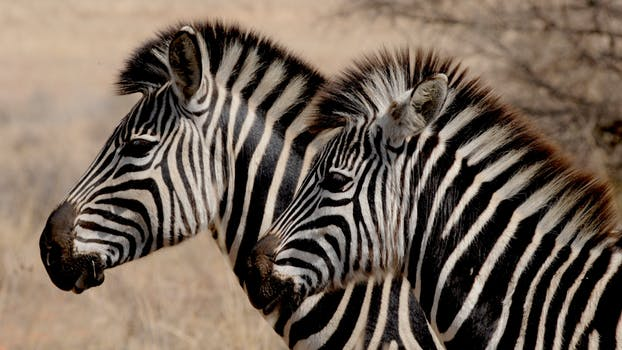
#> input picture images/zebras.jpg, 622 x 350 px
$ jupyter execute 'Chương 8.ipynb'
#> lines starting #> are read from the running program, lines starting #| are printed output that depends on the picture; after the words box and inside, x2 and y2 are one past the last pixel; in counts of white or black regions, pixels touching at a corner belong together
[cell 1]
import numpy as np
import matplotlib.pyplot as plt
from skimage import filters, io
from skimage.color import rgb2gray
import os

# Bước 1: Đọc ảnh và chuyển sang grayscale
img = io.imread('images/zebras.jpg')  # Đọc ảnh
#> img is the input picture: shape (350, 622, 3); mean R, G, B 116, 101.3, 88.7
img_gray = rgb2gray(img)  # Chuyển ảnh sang grayscale
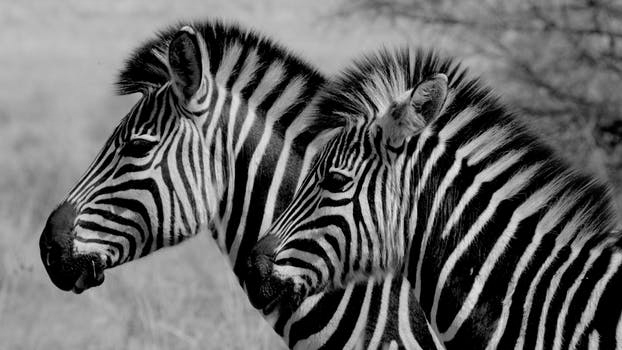
#> img_gray: shape (350, 622) float64; min 0, max 0.921, mean 0.406

# Bước 2: Áp dụng Otsu's thresholding để phân đoạn ảnh
thresh = filters.threshold_otsu(img_gray)  # Tính toán ngưỡng Otsu
#> thresh = 0.358
img_binary = img_gray > thresh  # Phân đoạn ảnh dựa trên ngưỡng Otsu
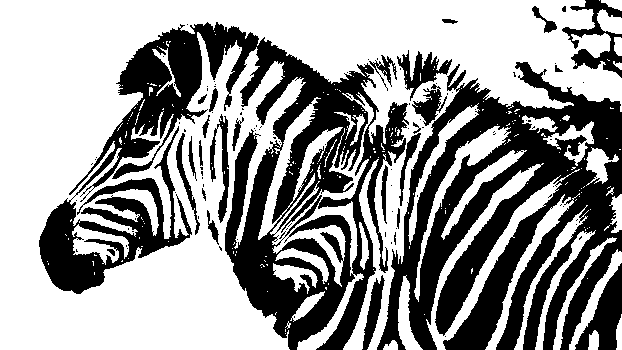
#> img_binary: shape (350, 622) bool; 59.7% white; 114 black regions (87 under 20 px), largest, box (x1, y1, x2, y2) and area: (39, 22, 409, 350) 42560, (377, 62, 622, 350) 35996, (575, 263, 622, 350) 1866

# Bước 3: Hiển thị ảnh gốc và ảnh đã phân đoạn
plt.figure(figsize=(20, 10))

# Hiển thị ảnh gốc
plt.subplot(131)
plt.imshow(img_gray, cmap='gray')
plt.axis('off')
plt.title('Original Image (Grayscale)', size=20)

# Hiển thị ảnh sau phân đoạn (binary image)
plt.subplot(132)
plt.imshow(img_binary, cmap='gray')
plt.axis('off')
plt.title('After Otsu Thresholding', size=20)

# Hiển thị histogram của ảnh
plt.subplot(133)
plt.hist(img_gray.ravel(), bins=256, histtype='step', color='black')
plt.axvline(x=thresh, color='red', linestyle='--')
plt.title('Histogram with Otsu Threshold', size=20)

plt.show()
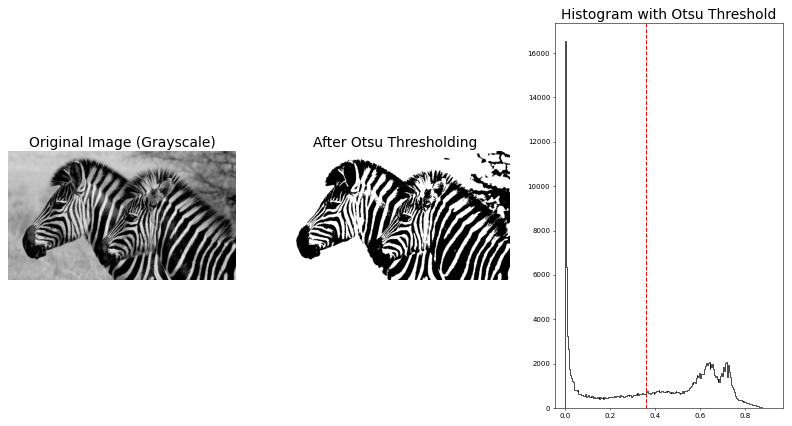
#> figure drawn by matplotlib, 3 panels

# Bước 4: Lưu ảnh đã phân đoạn
output_folder = 'output_images'
output_path_binary = os.path.join(output_folder, 'chuong_8(3).png')
plt.imsave(output_path_binary, img_binary, cmap='gray')  # Lưu ảnh nhị phân

$ run again, with images/aero.jpg copied over images/zebras.jpg
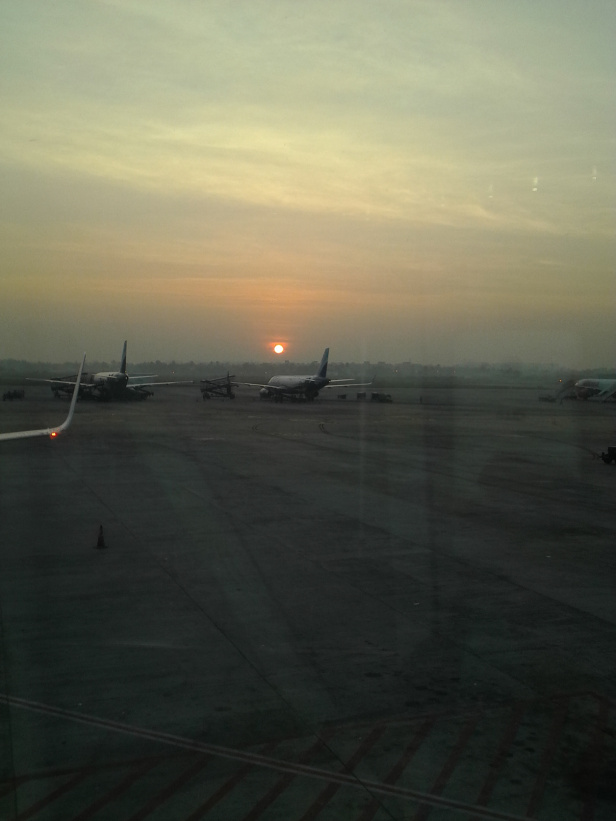
#> input picture images/aero.jpg, 616 x 821 px
#> img is the input picture: shape (821, 616, 3); mean R, G, B 96.6, 97, 80.1
#> thresh = 0.405
#> `img_binary = img_gray > thresh`:
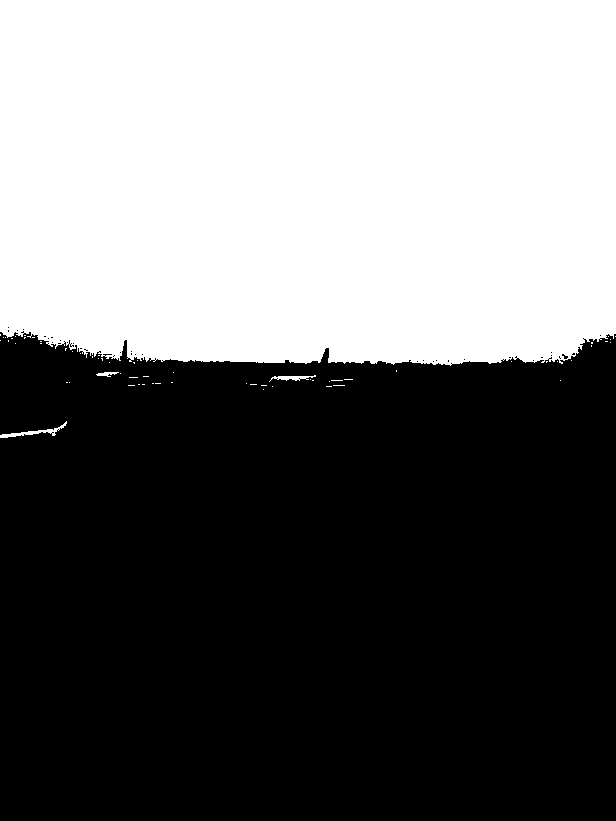
#> img_binary: shape (821, 616) bool; 43.6% white; 64 white regions (60 under 20 px), largest, box (x1, y1, x2, y2) and area: (0, 0, 616, 366) 219769, (0, 421, 67, 438) 235, (269, 375, 316, 382) 141, (96, 372, 119, 377) 65
#> `plt.show()`:
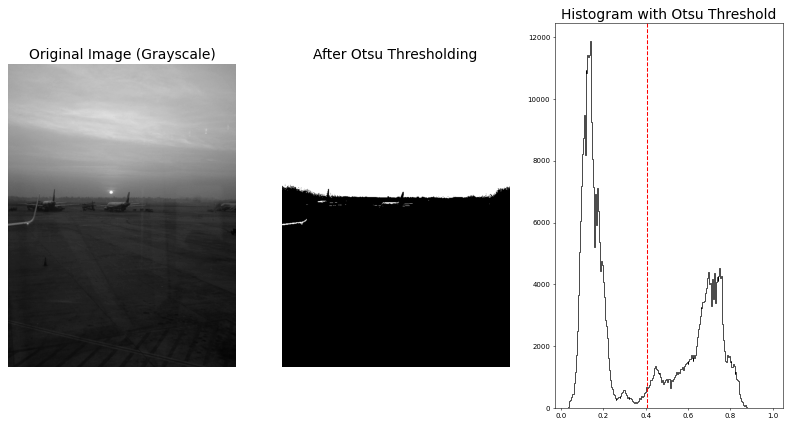
#> figure drawn by matplotlib, 3 panels

$ run again, with images/bisons.jpg copied over images/zebras.jpg
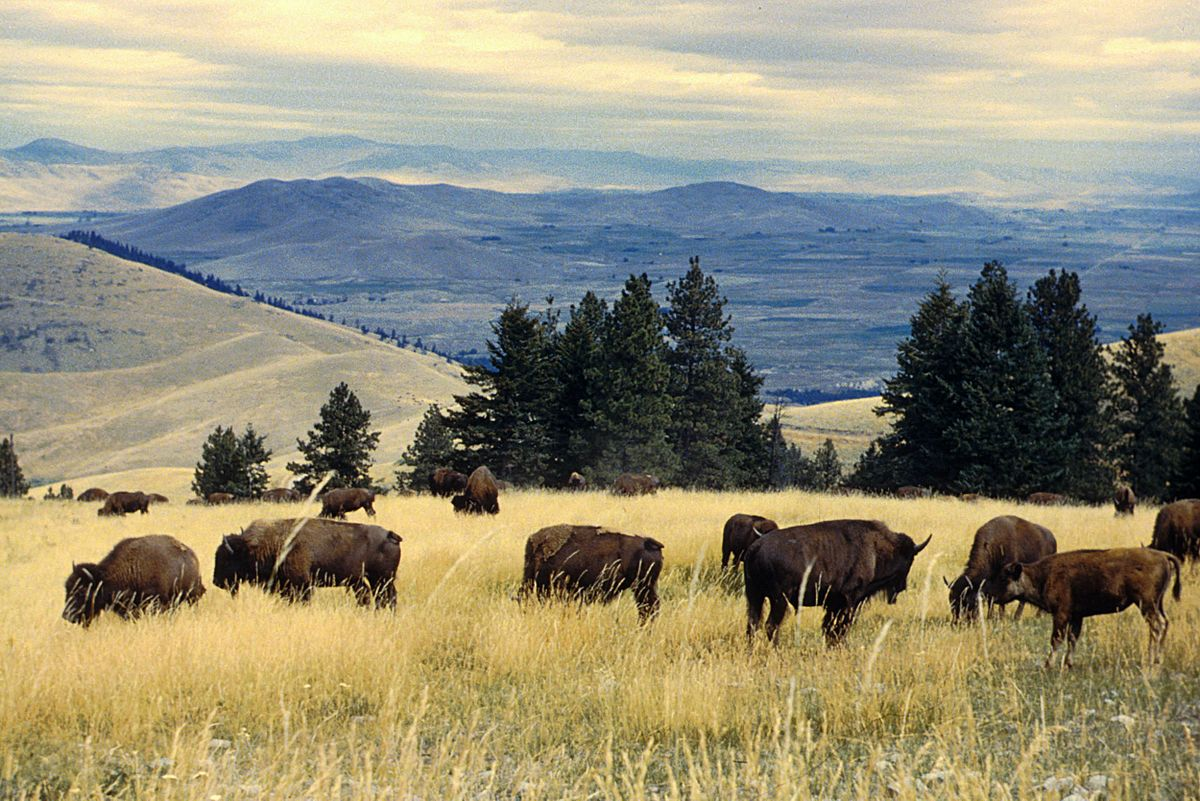
#> input picture images/bisons.jpg, 1200 x 801 px
#> img is the input picture: shape (801, 1200, 3); mean R, G, B 146.7, 141.9, 119.5
#> thresh = 0.488
#> `img_binary = img_gray > thresh`:
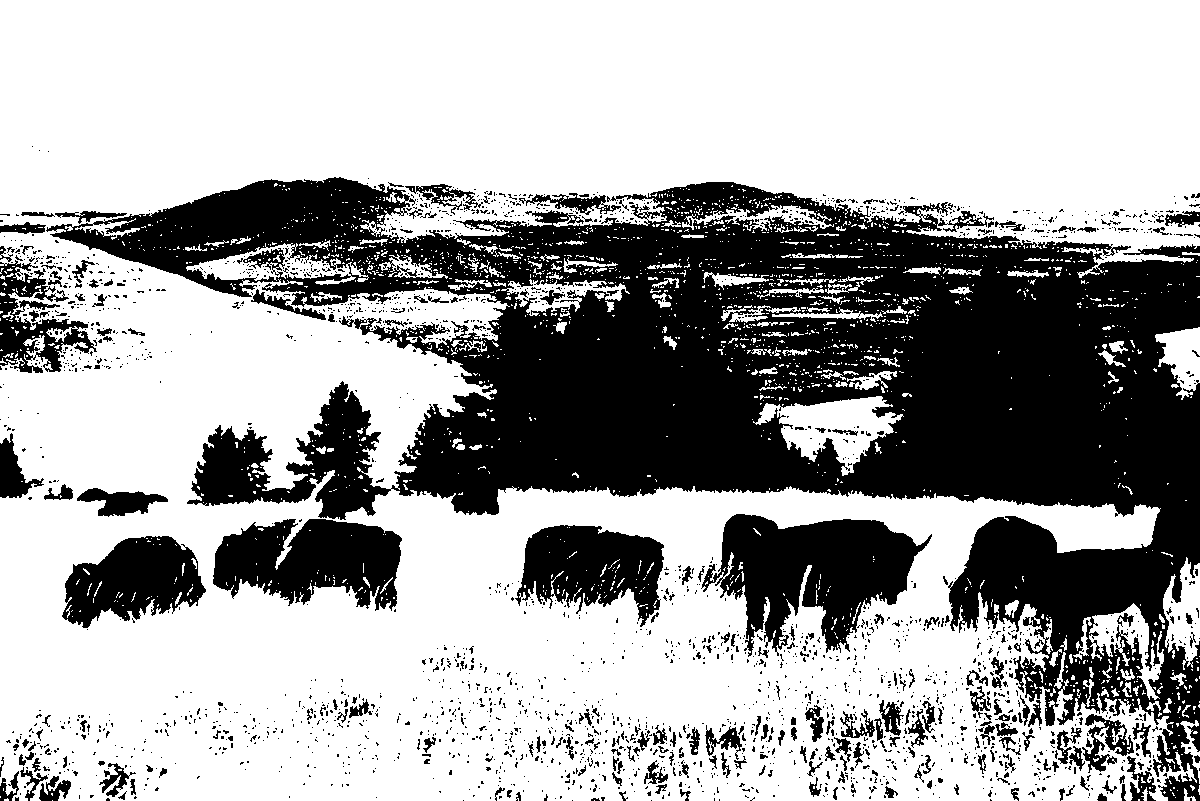
#> img_binary: shape (801, 1200) bool; 65% white; 2419 black regions (2163 under 20 px), largest, box (x1, y1, x2, y2) and area: (46, 177, 1200, 801) 253942, (701, 514, 932, 657) 17519, (213, 519, 402, 611) 11904
#> `plt.show()`:
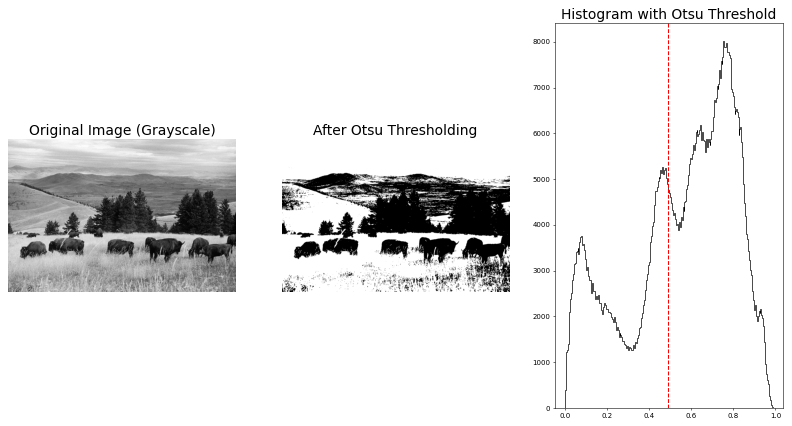
#> figure drawn by matplotlib, 3 panels
